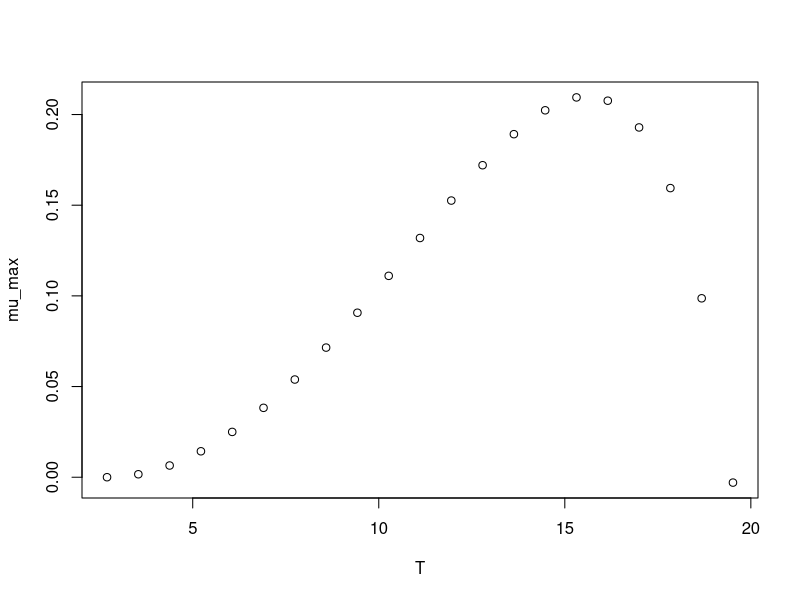

The R source for this figure:
#############################
# start of Parameter script
#############################
T <- seq(2.6973026973027,19.5195,length.out=21)
#############################
# end of Parameter script
#############################
############################# 
# start of Model script Gropin ID 412 
#############################
 
# constant coefficients for this model
 
variables <- data.frame(T)
argumentsPar <- expand.grid(variables)
 
# heart of the model
response_surface <- function(T) {
   mumax <-(2.1*(10^-1)*(T-19.5)*((T-2.7)^2))/((15.6-2.7)*((15.6-2.7)*(T-15.6)-(15.6-19.5)*(15.6+2.7-2*T)))

return(mumax=mumax)
} 

# output parameters
mumax <- cbind(argumentsPar,response_surface(argumentsPar['T']))
colnames(mumax) <- c(colnames(argumentsPar),'mumax')
#############################
# End of Model script
#############################
############################# 
# start of Visualisation script Gropin ID 412 
#############################
plot(T,mumax$mumax,
                          xlab='T',
                          ylab='mu_max')
#############################
# End of Visualisation script
#############################
